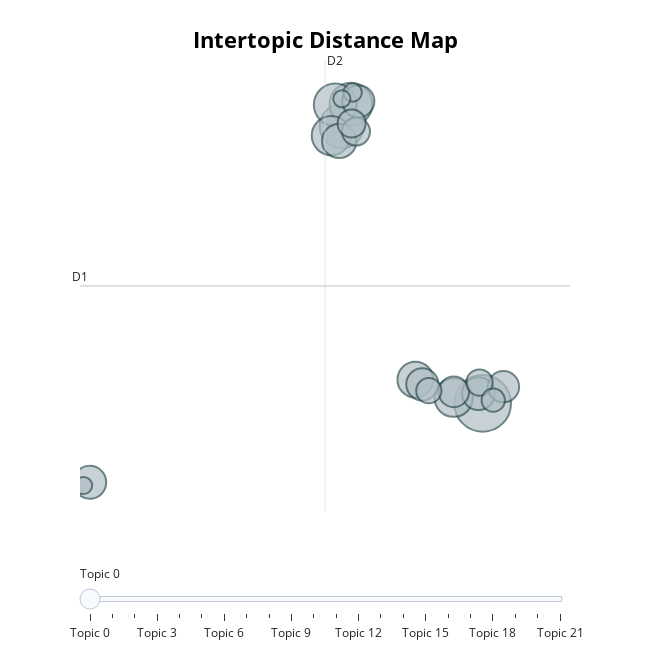

Notebook cell for this chart:
### Code cell
# Visualize intertopic distance map
business_results['topic_distance_map']

### Figure 1 — Plotly figure (JSON) as saved in the notebook; plotly's stock layout.template omitted (floating-point values rounded to 4 significant figures)
{"data": [{"customdata": [[0, "economic | budget | economy | year | us", 65], [1, "profit | share | year | sale | barclays", 39], [2, "firm | company | sec | share | marsh", 37], [3, "drug | tobacco | firm | company | product", 37], [4, "share | company | firm | reliance | bank", 31], [5, "unemployment | economy | growth | job | million", 30], [6, "yukos | russian | gazprom | court | rosneft", 26], [7, "airline | air | flight | plane | passenger", 24], [8, "car | sale | bmw | vehicle | year", 22], [9, "rate | price | house | housing | rise", 22], [10, "oil | crude | price | barrel | gas", 21], [11, "ebbers | fraud | worldcom | sullivan | former", 21], [12, "japan | economy | export | growth | 2004", 20], [13, "dollar | eu | european | euro | deficit", 19], [14, "sale | store | retail | retailer | christmas", 16], [15, "deutsche | lse | boerse | euronext | bid", 16], [16, "iraq | israel | davos | bank | work", 14], [17, "manufacturing | export | sector | rise | survey", 13], [18, "argentina | venezuela | land | president | argentinas", 11], [19, "mci | qwest | verizon | att | phone", 7], [20, "fiat | gm | car | alfa | engine", 6], [21, "glazer | club | united | manchester | proposal", 6]], "hovertemplate": "<b>Topic %{customdata[0]}</b><br>%{customdata[1]}<br>Size: %{customdata[2]}", "legendgroup": "", "marker": {"color": "#B0BEC5", "line": {"color": "DarkSlateGrey", "width": 2}, "size": [65, 39, 37, 37, 31, 30, 26, 24, 22, 22, 21, 21, 20, 19, 16, 16, 14, 13, 11, 7, 6, 6], "sizemode": "area", "sizeref": 0.04063, "symbol": "circle"}, "mode": "markers", "name": "", "orientation": "v", "showlegend": false, "type": "scatter", "x": [12.08, 8.051, 8.318, 7.869, 7.757, 11.25, 10.16, 7.984, 0.8602, 11.96, 10.36, 8.528, 12.67, 11.26, 8.462, 8.338, 11.99, 10.54, 12.38, 8.366, 0.6838, 8.06], "xaxis": "x", "y": [-5.192, 10.07, 11.28, 11.25, 9.551, -4.874, -3.887, 9.262, -9.539, -4.653, -4.143, 11.44, -4.272, -4.557, 9.776, 10.22, -4.048, -4.49, -5.015, 11.93, -9.715, 11.58], "yaxis": "y"}], "layout": {"annotations": [{"showarrow": false, "text": "D1", "x": 0.5812, "y": 1.271, "yshift": 10}, {"showarrow": false, "text": "D2", "x": 7.578, "xshift": 10, "y": 13.72}], "height": 650, "hoverlabel": {"bgcolor": "white", "font": {"family": "Rockwell", "size": 16}}, "legend": {"itemsizing": "constant", "tracegroupgap": 0}, "margin": {"t": 60}, "shapes": [{"line": {"color": "#CFD8DC", "width": 2}, "type": "line", "x0": 7.578, "x1": 7.578, "y0": -11.17, "y1": 13.72}, {"line": {"color": "#9E9E9E", "width": 2}, "type": "line", "x0": 0.5812, "x1": 14.57, "y0": 1.271, "y1": 1.271}], "sliders": [{"active": 0, "pad": {"t": 50}, "steps": [{"args": [{"marker.color": [["red", "#B0BEC5", "#B0BEC5", "#B0BEC5", "#B0BEC5", "#B0BEC5", "#B0BEC5", "#B0BEC5", "#B0BEC5", "#B0BEC5", "#B0BEC5", "#B0BEC5", "#B0BEC5", "#B0BEC5", "#B0BEC5", "#B0BEC5", "#B0BEC5", "#B0BEC5", "#B0BEC5", "#B0BEC5", "#B0BEC5", "#B0BEC5"]]}], "label": "Topic 0", "method": "update"}, {"args": [{"marker.color": [["#B0BEC5", "red", "#B0BEC5", "#B0BEC5", "#B0BEC5", "#B0BEC5", "#B0BEC5", "#B0BEC5", "#B0BEC5", "#B0BEC5", "#B0BEC5", "#B0BEC5", "#B0BEC5", "#B0BEC5", "#B0BEC5", "#B0BEC5", "#B0BEC5", "#B0BEC5", "#B0BEC5", "#B0BEC5", "#B0BEC5", "#B0BEC5"]]}], "label": "Topic 1", "method": "update"}, {"args": [{"marker.color": [["#B0BEC5", "#B0BEC5", "red", "#B0BEC5", "#B0BEC5", "#B0BEC5", "#B0BEC5", "#B0BEC5", "#B0BEC5", "#B0BEC5", "#B0BEC5", "#B0BEC5", "#B0BEC5", "#B0BEC5", "#B0BEC5", "#B0BEC5", "#B0BEC5", "#B0BEC5", "#B0BEC5", "#B0BEC5", "#B0BEC5", "#B0BEC5"]]}], "label": "Topic 2", "method": "update"}, {"args": [{"marker.color": [["#B0BEC5", "#B0BEC5", "#B0BEC5", "red", "#B0BEC5", "#B0BEC5", "#B0BEC5", "#B0BEC5", "#B0BEC5", "#B0BEC5", "#B0BEC5", "#B0BEC5", "#B0BEC5", "#B0BEC5", "#B0BEC5", "#B0BEC5", "#B0BEC5", "#B0BEC5", "#B0BEC5", "#B0BEC5", "#B0BEC5", "#B0BEC5"]]}], "label": "Topic 3", "method": "update"}, {"args": [{"marker.color": [["#B0BEC5", "#B0BEC5", "#B0BEC5", "#B0BEC5", "red", "#B0BEC5", "#B0BEC5", "#B0BEC5", "#B0BEC5", "#B0BEC5", "#B0BEC5", "#B0BEC5", "#B0BEC5", "#B0BEC5", "#B0BEC5", "#B0BEC5", "#B0BEC5", "#B0BEC5", "#B0BEC5", "#B0BEC5", "#B0BEC5", "#B0BEC5"]]}], "label": "Topic 4", "method": "update"}, {"args": [{"marker.color": [["#B0BEC5", "#B0BEC5", "#B0BEC5", "#B0BEC5", "#B0BEC5", "red", "#B0BEC5", "#B0BEC5", "#B0BEC5", "#B0BEC5", "#B0BEC5", "#B0BEC5", "#B0BEC5", "#B0BEC5", "#B0BEC5", "#B0BEC5", "#B0BEC5", "#B0BEC5", "#B0BEC5", "#B0BEC5", "#B0BEC5", "#B0BEC5"]]}], "label": "Topic 5", "method": "update"}, {"args": [{"marker.color": [["#B0BEC5", "#B0BEC5", "#B0BEC5", "#B0BEC5", "#B0BEC5", "#B0BEC5", "red", "#B0BEC5", "#B0BEC5", "#B0BEC5", "#B0BEC5", "#B0BEC5", "#B0BEC5", "#B0BEC5", "#B0BEC5", "#B0BEC5", "#B0BEC5", "#B0BEC5", "#B0BEC5", "#B0BEC5", "#B0BEC5", "#B0BEC5"]]}], "label": "Topic 6", "method": "update"}, {"args": [{"marker.color": [["#B0BEC5", "#B0BEC5", "#B0BEC5", "#B0BEC5", "#B0BEC5", "#B0BEC5", "#B0BEC5", "red", "#B0BEC5", "#B0BEC5", "#B0BEC5", "#B0BEC5", "#B0BEC5", "#B0BEC5", "#B0BEC5", "#B0BEC5", "#B0BEC5", "#B0BEC5", "#B0BEC5", "#B0BEC5", "#B0BEC5", "#B0BEC5"]]}], "label": "Topic 7", "method": "update"}, {"args": [{"marker.color": [["#B0BEC5", "#B0BEC5", "#B0BEC5", "#B0BEC5", "#B0BEC5", "#B0BEC5", "#B0BEC5", "#B0BEC5", "red", "#B0BEC5", "#B0BEC5", "#B0BEC5", "#B0BEC5", "#B0BEC5", "#B0BEC5", "#B0BEC5", "#B0BEC5", "#B0BEC5", "#B0BEC5", "#B0BEC5", "#B0BEC5", "#B0BEC5"]]}], "label": "Topic 8", "method": "update"}, {"args": [{"marker.color": [["#B0BEC5", "#B0BEC5", "#B0BEC5", "#B0BEC5", "#B0BEC5", "#B0BEC5", "#B0BEC5", "#B0BEC5", "#B0BEC5", "red", "#B0BEC5", "#B0BEC5", "#B0BEC5", "#B0BEC5", "#B0BEC5", "#B0BEC5", "#B0BEC5", "#B0BEC5", "#B0BEC5", "#B0BEC5", "#B0BEC5", "#B0BEC5"]]}], "label": "Topic 9", "method": "update"}, {"args": [{"marker.color": [["#B0BEC5", "#B0BEC5", "#B0BEC5", "#B0BEC5", "#B0BEC5", "#B0BEC5", "#B0BEC5", "#B0BEC5", "#B0BEC5", "#B0BEC5", "red", "#B0BEC5", "#B0BEC5", "#B0BEC5", "#B0BEC5", "#B0BEC5", "#B0BEC5", "#B0BEC5", "#B0BEC5", "#B0BEC5", "#B0BEC5", "#B0BEC5"]]}], "label": "Topic 10", "method": "update"}, {"args": [{"marker.color": [["#B0BEC5", "#B0BEC5", "#B0BEC5", "#B0BEC5", "#B0BEC5", "#B0BEC5", "#B0BEC5", "#B0BEC5", "#B0BEC5", "#B0BEC5", "#B0BEC5", "red", "#B0BEC5", "#B0BEC5", "#B0BEC5", "#B0BEC5", "#B0BEC5", "#B0BEC5", "#B0BEC5", "#B0BEC5", "#B0BEC5", "#B0BEC5"]]}], "label": "Topic 11", "method": "update"}, {"args": [{"marker.color": [["#B0BEC5", "#B0BEC5", "#B0BEC5", "#B0BEC5", "#B0BEC5", "#B0BEC5", "#B0BEC5", "#B0BEC5", "#B0BEC5", "#B0BEC5", "#B0BEC5", "#B0BEC5", "red", "#B0BEC5", "#B0BEC5", "#B0BEC5", "#B0BEC5", "#B0BEC5", "#B0BEC5", "#B0BEC5", "#B0BEC5", "#B0BEC5"]]}], "label": "Topic 12", "method": "update"}, {"args": [{"marker.color": [["#B0BEC5", "#B0BEC5", "#B0BEC5", "#B0BEC5", "#B0BEC5", "#B0BEC5", "#B0BEC5", "#B0BEC5", "#B0BEC5", "#B0BEC5", "#B0BEC5", "#B0BEC5", "#B0BEC5", "red", "#B0BEC5", "#B0BEC5", "#B0BEC5", "#B0BEC5", "#B0BEC5", "#B0BEC5", "#B0BEC5", "#B0BEC5"]]}], "label": "Topic 13", "method": "update"}, {"args": [{"marker.color": [["#B0BEC5", "#B0BEC5", "#B0BEC5", "#B0BEC5", "#B0BEC5", "#B0BEC5", "#B0BEC5", "#B0BEC5", "#B0BEC5", "#B0BEC5", "#B0BEC5", "#B0BEC5", "#B0BEC5", "#B0BEC5", "red", "#B0BEC5", "#B0BEC5", "#B0BEC5", "#B0BEC5", "#B0BEC5", "#B0BEC5", "#B0BEC5"]]}], "label": "Topic 14", "method": "update"}, {"args": [{"marker.color": [["#B0BEC5", "#B0BEC5", "#B0BEC5", "#B0BEC5", "#B0BEC5", "#B0BEC5", "#B0BEC5", "#B0BEC5", "#B0BEC5", "#B0BEC5", "#B0BEC5", "#B0BEC5", "#B0BEC5", "#B0BEC5", "#B0BEC5", "red", "#B0BEC5", "#B0BEC5", "#B0BEC5", "#B0BEC5", "#B0BEC5", "#B0BEC5"]]}], "label": "Topic 15", "method": "update"}, {"args": [{"marker.color": [["#B0BEC5", "#B0BEC5", "#B0BEC5", "#B0BEC5", "#B0BEC5", "#B0BEC5", "#B0BEC5", "#B0BEC5", "#B0BEC5", "#B0BEC5", "#B0BEC5", "#B0BEC5", "#B0BEC5", "#B0BEC5", "#B0BEC5", "#B0BEC5", "red", "#B0BEC5", "#B0BEC5", "#B0BEC5", "#B0BEC5", "#B0BEC5"]]}], "label": "Topic 16", "method": "update"}, {"args": [{"marker.color": [["#B0BEC5", "#B0BEC5", "#B0BEC5", "#B0BEC5", "#B0BEC5", "#B0BEC5", "#B0BEC5", "#B0BEC5", "#B0BEC5", "#B0BEC5", "#B0BEC5", "#B0BEC5", "#B0BEC5", "#B0BEC5", "#B0BEC5", "#B0BEC5", "#B0BEC5", "red", "#B0BEC5", "#B0BEC5", "#B0BEC5", "#B0BEC5"]]}], "label": "Topic 17", "method": "update"}, {"args": [{"marker.color": [["#B0BEC5", "#B0BEC5", "#B0BEC5", "#B0BEC5", "#B0BEC5", "#B0BEC5", "#B0BEC5", "#B0BEC5", "#B0BEC5", "#B0BEC5", "#B0BEC5", "#B0BEC5", "#B0BEC5", "#B0BEC5", "#B0BEC5", "#B0BEC5", "#B0BEC5", "#B0BEC5", "red", "#B0BEC5", "#B0BEC5", "#B0BEC5"]]}], "label": "Topic 18", "method": "update"}, {"args": [{"marker.color": [["#B0BEC5", "#B0BEC5", "#B0BEC5", "#B0BEC5", "#B0BEC5", "#B0BEC5", "#B0BEC5", "#B0BEC5", "#B0BEC5", "#B0BEC5", "#B0BEC5", "#B0BEC5", "#B0BEC5", "#B0BEC5", "#B0BEC5", "#B0BEC5", "#B0BEC5", "#B0BEC5", "#B0BEC5", "red", "#B0BEC5", "#B0BEC5"]]}], "label": "Topic 19", "method": "update"}, {"args": [{"marker.color": [["#B0BEC5", "#B0BEC5", "#B0BEC5", "#B0BEC5", "#B0BEC5", "#B0BEC5", "#B0BEC5", "#B0BEC5", "#B0BEC5", "#B0BEC5", "#B0BEC5", "#B0BEC5", "#B0BEC5", "#B0BEC5", "#B0BEC5", "#B0BEC5", "#B0BEC5", "#B0BEC5", "#B0BEC5", "#B0BEC5", "red", "#B0BEC5"]]}], "label": "Topic 20", "method": "update"}, {"args": [{"marker.color": [["#B0BEC5", "#B0BEC5", "#B0BEC5", "#B0BEC5", "#B0BEC5", "#B0BEC5", "#B0BEC5", "#B0BEC5", "#B0BEC5", "#B0BEC5", "#B0BEC5", "#B0BEC5", "#B0BEC5", "#B0BEC5", "#B0BEC5", "#B0BEC5", "#B0BEC5", "#B0BEC5", "#B0BEC5", "#B0BEC5", "#B0BEC5", "red"]]}], "label": "Topic 21", "method": "update"}]}], "title": {"font": {"color": "Black", "size": 22}, "text": "<b>Intertopic Distance Map</b>", "x": 0.5, "xanchor": "center", "y": 0.95, "yanchor": "top"}, "width": 650, "xaxis": {"anchor": "y", "domain": [0, 1], "range": [0.5812, 14.57], "title": {"text": ""}, "visible": false}, "yaxis": {"anchor": "x", "domain": [0, 1], "range": [-11.17, 13.72], "title": {"text": ""}, "visible": false}}}
